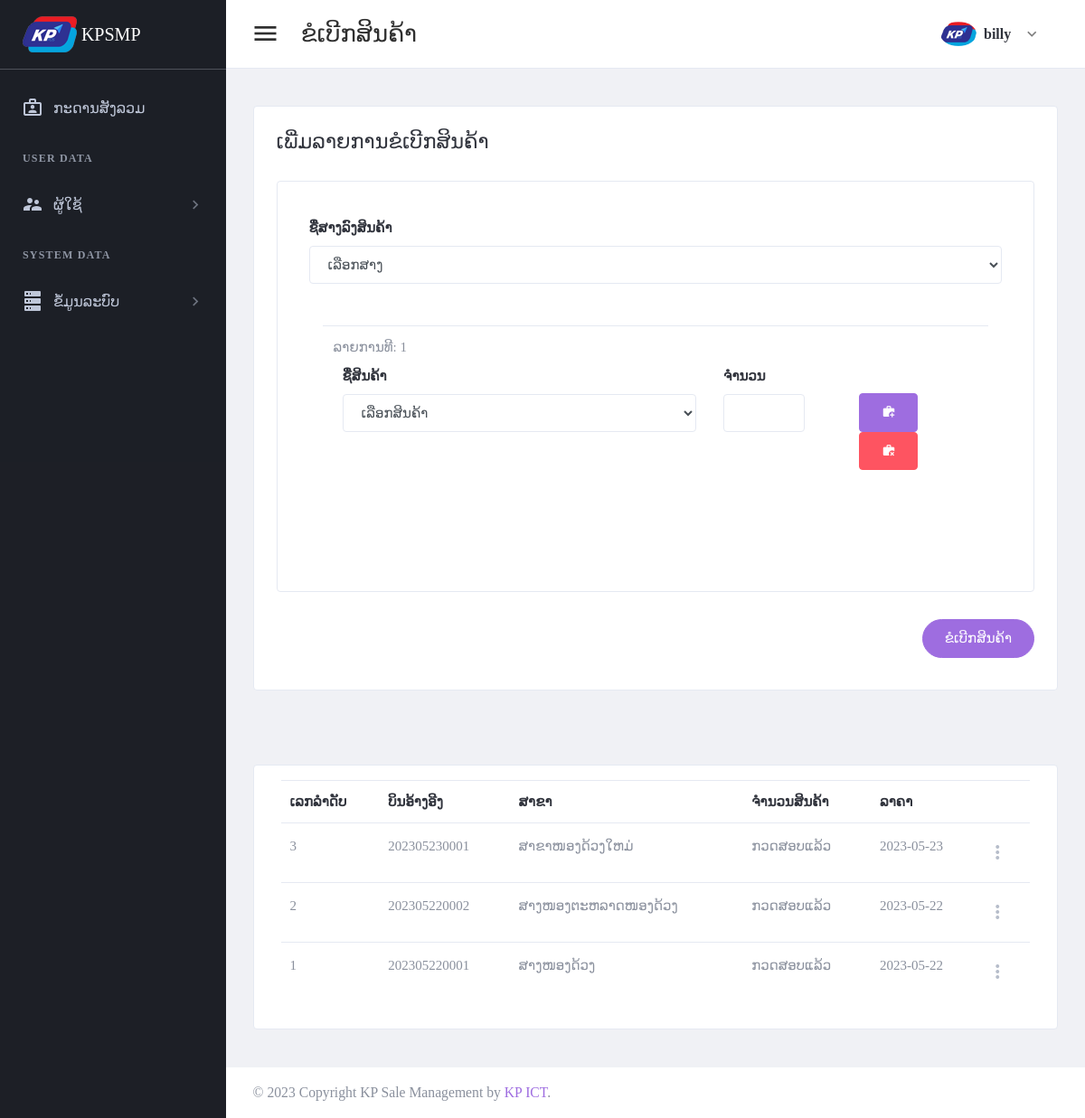
/page/request-order.php (signed in), run on an earlier commit of the app's database.
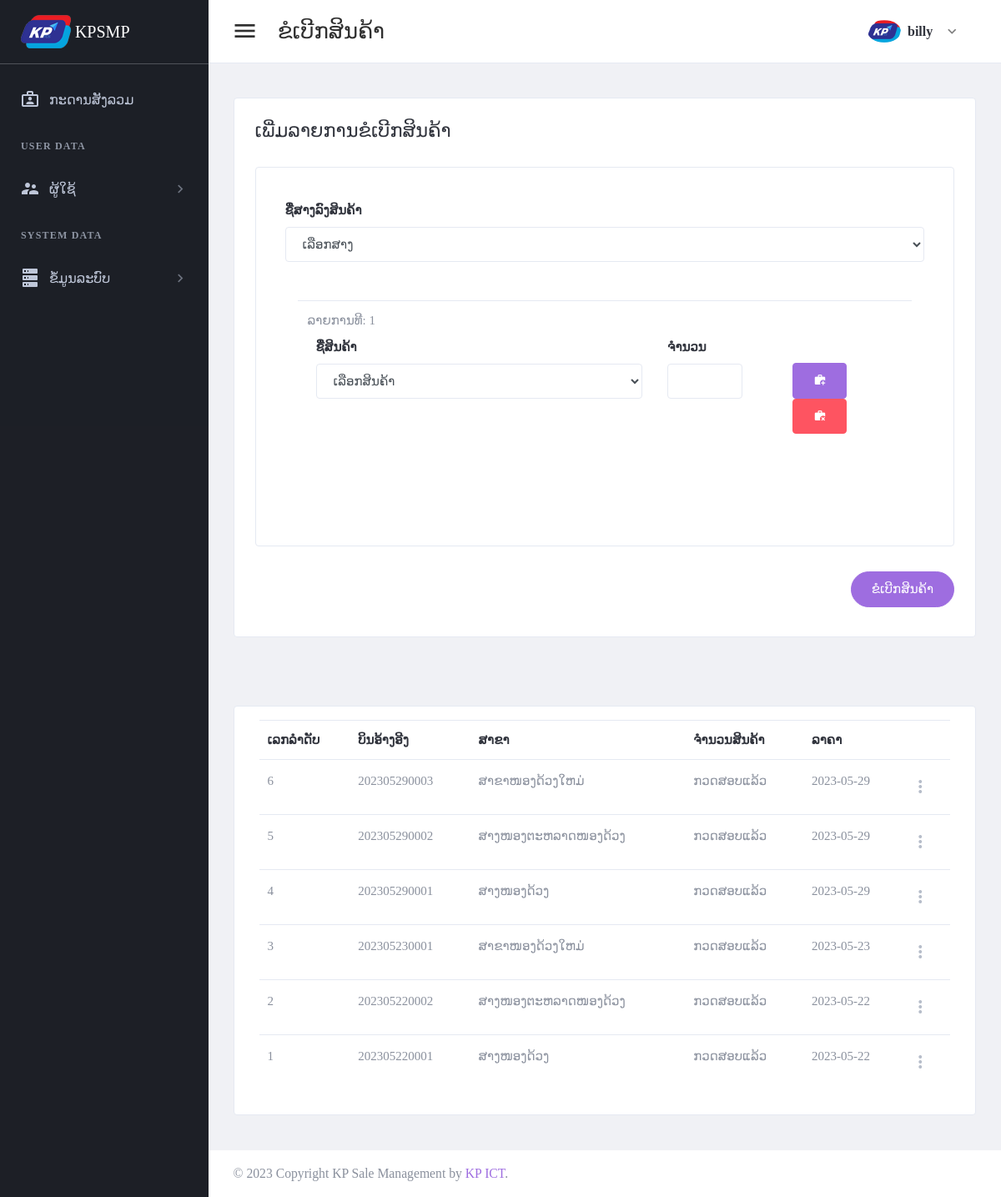
And on a later commit of the database.
### tables this page shows
CREATE TABLE `tbl_header_title` (
  `ht_id` int(11) NOT NULL,
  `ht_name` varchar(300) DEFAULT NULL
);

CREATE TABLE `tbl_sub_title` (
  `st_id` int(11) NOT NULL,
  `st_name` varchar(300) DEFAULT NULL,
  `icon_code` varchar(100) DEFAULT NULL,
  `ht_id` int(11) DEFAULT NULL
);

CREATE TABLE `tbl_order_request` (
  `or_id` int(11) NOT NULL,
  `or_bill_number` varchar(30) DEFAULT NULL,
  `br_id` int(11) DEFAULT NULL,
  `wh_id` int(11) DEFAULT NULL,
  `or_status` int(11) DEFAULT NULL,
  `add_by` int(11) DEFAULT NULL,
  `date_register` date DEFAULT NULL
);

CREATE TABLE `tbl_warehouse` (
  `wh_id` int(11) NOT NULL,
  `wh_name` varchar(150) DEFAULT NULL,
  `wh_status` int(11) DEFAULT NULL,
  `wh_type` int(11) DEFAULT NULL,
  `br_id` int(11) DEFAULT NULL,
  `add_by` int(11) DEFAULT NULL,
  `date_register` date DEFAULT NULL
);

CREATE TABLE `tbl_order_status` (
  `os_id` int(11) NOT NULL,
  `os_name` varchar(150) DEFAULT NULL
);

### setting/checksession.php (called while the page is built, shortened)
<?php
	if($_SESSION['id_users'] == "" )
	{
	header("location:logout.php");
	}
	  else{
		$role_id = $_SESSION["role_id"];
		$br_id = $_SESSION["br_id"];
	}
?>

### page/request-order.php (the view, shortened to what the changed rows need)
<?php
include("../setting/checksession.php");
include("../setting/conn.php");
$header_click = "2";
?>
<!DOCTYPE html>
<html lang="en" dir="ltr">
<head>
    <?php
    include("../setting/callcss.php");
    ?>
</head>
<body class="navbar-fixed sidebar-fixed" id="body">
    <div class="wrapper">
        <?php include "menu.php"; ?>
        <div class="page-wrapper">
            <div class="content-wrapper">
                <div class="content">
                    <div class="email-wrapper rounded border bg-white">
                        <div class="  no-gutters justify-content-center">
                            <div class="">
                                <div class="  p-4 p-xl-5">
                                    <form method="post" id="additemorderfrm">
                                        <div class="card p-4">
                                            <div class="row">
                                                <div class="col-lg-12">
                                                    <div class=" ">
                                                        <div class="card-body">
                                                            <div class="input-states">
                                                                <table class="table" id="productTable">
                                                                    <tbody>
                                                                        <?php
                                                                        $arrayNumber = 0;
                                                                        for ($x = 1; $x < 2; $x++) { ?>
                                                                            <tr id="row<?php echo $x; ?>" class="<?php echo $arrayNumber; ?>">
                                                                                <td>
                                                                                    <div class="form-group "> <?php echo "ລາຍການທີ: $x"; ?> <br>
                                                                                        <div class="row p-2">
                                                                                            <div class="col-lg-7">
                                                                                                <div class="form-group">
                                                                                                    <label for="firstName">ຊື່ສິນຄ້າ</label>
                                                                                                    <select class="form-control" name="item_name[]" id="item_name<?php echo $x; ?>" required>
                                                                                                        <option value="">ເລືອກສິນຄ້າ</option>
                                                                                                    </select>
                                                                                                </div>
                                                                                            </div>
                                                                                            <div class="form-group  col-lg-2">
                                                                                                <label class="text-dark font-weight-medium">ຈຳນວນ</label>
                                                                                                <div class="form-group">
                                                                                                    <input type="number" step="any" name="item_value[]" id="item_value<?php echo $x; ?>" autocomplete="off" class="form-control" required />
                                                                                                </div>
                                                                                            </div>
                                                                                            <div class="col-lg-3">
                                                                                                <div class="form-group p-6">
                                                                                                    <button type="button" class="btn btn-primary btn-flat " onclick="addRow()" id="addRowBtn" data-loading-text="Loading...">
                                                                                                        <i class="mdi mdi-briefcase-plus"></i>
                                                                                                    </button>
                                                                                                    <button type="button" class="btn btn-danger  removeProductRowBtn" type="button" id="removeProductRowBtn" onclick="removeProductRow(<?php echo $x; ?>)">
                                                                                                        <i class="mdi mdi-briefcase-remove"></i>
                                                                                                    </button>
                                                                                                </div>
                                                                                            </div>
                                                                                        </div>
                                                                                    </div>
                                                                                </td>
                                                                            </tr>
                                                                        <?php
                                                                            $arrayNumber++;
                                                                        }
                                                                        ?>
                                                                    </tbody>
                                                                </table>
                                                            </div>
                                                        </div>
                                                    </div>
                                                </div>
                                            </div>
                                        </div>
                                    </form>
                                </div>
                            </div>
                        </div>
                    </div>
                </div>
            </div>
            <div class="content-wrapper">
                <div class="content">
                    <div class="card card-default">
                        <div class="card-body">
                            <table id="productsTable2" class="table table-hover table-product" style="width:100%">
                                <thead>
                                    <tr>
                                        <th>ເລກລຳດັບ</th>
                                        <th>ບິນອ້າງອີງ</th>
                                        <th>ສາຂາ</th>
                                        <th>ຈຳນວນສິນຄ້າ</th>
                                        <th>ລາຄາ</th>
                                        <th></th>
                                    </tr>
                                </thead>
                                <tbody>
                                    <?php
                                    $stmt4 = $conn->prepare("
                                    SELECT or_id,or_bill_number,wh_name,a.date_register, os_name
                                    FROM tbl_order_request a
                                    left join tbl_warehouse b on a.wh_id = b.wh_id
                                    left join tbl_order_status c on a.or_status = c.os_id
                                    where a.br_id = '$br_id'
                                    order by or_id desc
                                    ");
                                    $stmt4->execute();
                                    if ($stmt4->rowCount() > 0) {
                                        while ($row4 = $stmt4->fetch(PDO::FETCH_ASSOC)) {
                                    ?>
                                            <tr>
                                                <td><?php echo $row4['or_id']; ?></td>
                                                <td><?php echo $row4['or_bill_number']; ?></td>
                                                <td><?php echo $row4['wh_name']; ?></td>
                                                <td><?php echo $row4['os_name']; ?></td>
                                                <td><?php echo $row4['date_register']; ?></td>
                                                <td>
                                                    <div class="dropdown">
                                                        <a class="dropdown-toggle icon-burger-mini" href="#" role="button" id="dropdownMenuLink" data-toggle="dropdown" aria-haspopup="true" aria-expanded="false" data-display="static">
                                                        </a>
                                                    </div>
                                                </td>
                                            </tr>
                                    <?php
                                        }
                                    }
                                    ?>
                                </tbody>
                            </table>
                        </div>
                    </div>
                </div>
            </div>
        </div>
    </div>
</body>
</html>

### page/menu.php (shortened to what the changed rows need)
<aside class="left-sidebar sidebar-dark" id="left-sidebar">
  <div id="sidebar" class="sidebar sidebar-with-footer">
    <div class="sidebar-left" data-simplebar style="height: 100%;">
      <ul class="nav sidebar-inner" id="sidebar-menu">
        <li class="<?php if ($header_click == 0) {
                      echo "active";
                    } ?>">
          <a class="sidenav-item-link" href="index.php">
          </a>
        </li>
        <?php
        $stmt = $conn->prepare(" SELECT distinct a.ht_id,ht_name
        FROM tbl_header_title a
        left join tbl_role_page b on a.ht_id = b.ht_id
        where role_id ='$role_id'
        order by  a.ht_id asc ");
        $stmt->execute();
        if ($stmt->rowCount() > 0) {
          while ($row = $stmt->fetch(PDO::FETCH_ASSOC)) {
            $ht_id = $row['ht_id'];
            $ht_name = $row['ht_name'];
        ?>
            <li class="section-title"> <?php echo "$ht_name"; ?></li>
            <?php
            $stmt1 = $conn->prepare("SELECT distinct a.st_id,st_name,role_id,icon_code
            FROM tbl_sub_title a
            left join tbl_role_page b on a.st_id = b.st_id
            where a.ht_id = '$ht_id' and role_id ='$role_id'
            order by a.st_id asc ");
            $stmt1->execute();
            if ($stmt1->rowCount() > 0) {
              while ($row1 = $stmt1->fetch(PDO::FETCH_ASSOC)) {
                $st_name = $row1['st_name'];
                $st_id = $row1['st_id'];
                $icon_code = $row1['icon_code'];
            ?>
                <li class='has-sub <?php if ($header_click == "$st_id") {
                                      echo "active expand";
                                    } ?>'>
                  <a class="sidenav-item-link" href="javascript:void(0)" data-toggle="collapse" data-target='#<?php echo "$st_name"; ?>' aria-expanded="false" aria-controls="<?php echo "$st_name"; ?>">
                    <i class="mdi <?php echo "$icon_code"; ?>"></i>
                    <span class="nav-text"> <?php echo "$st_name"; ?> </span> <b class="caret"></b>
                  </a>
              <?php
              }
            }
              ?>
                </li>
            <?php
          }
        }
            ?>
      </ul>
    </div>
  </div>
</aside>

What changed in the data, as far as the page shows it:
added tbl_order_request: or_id "6", or_bill_number "202305290003", wh.wh_name "ສາຂາໜອງດ້ວງໃຫມ່", tbl_order_status.os_name "ກວດສອບແລ້ວ", date_register "2023-05-29"
added tbl_order_request: or_id "5", or_bill_number "202305290002", wh.wh_name "ສາງໜອງຕະຫລາດໜອງດ້ວງ", tbl_order_status.os_name "ກວດສອບແລ້ວ", date_register "2023-05-29"
added tbl_order_request: or_id "4", or_bill_number "202305290001", wh.wh_name "ສາງໜອງດ້ວງ", tbl_order_status.os_name "ກວດສອບແລ້ວ", date_register "2023-05-29"
